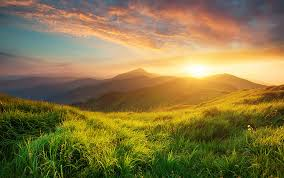
#> input picture python/nature.jpeg, 284 x 178 px
$ python practice1.py
#> lines starting #> are read from the running program, lines starting #| are printed output that depends on the picture
import cv2
import matplotlib.pyplot as plt


img = cv2.imread("nature.jpeg")
#> img is the input picture: shape (178, 284, 3); mean B, G, R 68.1, 118.4, 135.6
print(img.shape)
#| (178, 284, 3)


rec=cv2.rectangle(img, (50,50), (200,100), (255,0,0),2)


plt.imshow(cv2.cvtColor(rec, cv2.COLOR_BGR2RGB))

plt.show()
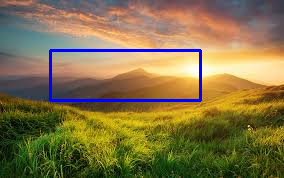
#> shown: shape (178, 284, 3); mean R, G, B 131.6, 115, 71.7
